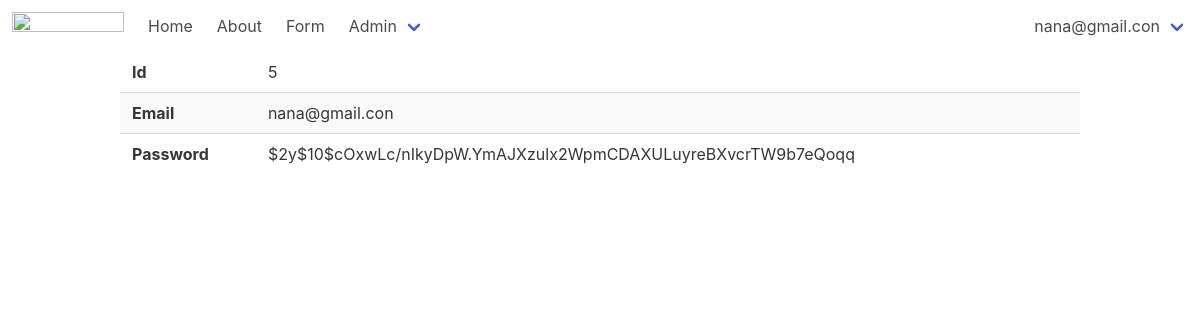
/admin/users/show?id=5 (signed in), run on the app's committed database.
### tables this page shows
CREATE TABLE users
(
    id       integer
        constraint users_pk
            primary key autoincrement,
    email    text not null
        constraint users_pk2
            unique,
    password text not null
);

### helpers.php (called while the page is built, shortened)
<?php
function view($viewName, $variables=[]){
    extract($variables);
    include __DIR__ . "/views/$viewName.php";
}
function auth(){
    return User::auth();
}

### src/DB.php (called while the page is built, shortened)
<?php
class DB
{
    private $conn;
    public function __construct()
    {
        try {
            $this->conn = new PDO("sqlite:db.sqlite");
            $this->conn->setAttribute(PDO::ATTR_ERRMODE, PDO::ERRMODE_EXCEPTION);
        } catch (PDOException $e) {
            echo "Connection failed: " . $e->getMessage();
        }
    }
    public function find(string $tabel, string $class, $id)
    {
        $stmt = $this->conn->prepare("SELECT * FROM $tabel WHERE id=$id");
        $stmt->execute();
        $stmt->setFetchMode(PDO::FETCH_CLASS, $class);
        return $stmt->fetch();
    }
}

### src/Models/Model.php (called while the page is built, shortened)
<?php
class Model
{
    static $table;
    public static function find($id)
    {
        $db = new DB();
        return $db->find(static::$table, static::class, $id);
    }
};

### src/Models/User.php (called while the page is built, shortened)
<?php
class User extends Model {
    public static function auth(){
        if(isset($_SESSION['user'])){
            return User::find($_SESSION['user']);
        }
        return false;
    }
}

### views/users/show.php (the view)
<?php include __DIR__ . '/../partials/header.php' ?>
<div class="container">
   <table class="table is-striped is-fullwidth">
        <tbody>
            <tr>
                <th>Id</th>
                <td><?=$user->id?></td>
            </tr>
            <tr>
                <th>Email</th>
                <td><?=$user->email?></td>
            </tr>
            <tr>
                <th>Password</th>
                <td><?=$user->password?></td>
            </tr>
        </tbody>
   </table>
</div>
<?php include __DIR__ . '/../partials/footer.php' ?>

### views/partials/nav.php (shortened to what this page needs)
<nav class="navbar" role="navigation" aria-label="main navigation">
  <div class="navbar-brand">
    <a class="navbar-item" href="/">
      <img src="https://bulma.io/images/bulma-logo.png" width="112" height="28">
    </a>
  </div>
  <div id="navbarBasicExample" class="navbar-menu">
    <div class="navbar-start">
      <a href="/" class="navbar-item">
        Home
      </a>
      <a href="/about" class="navbar-item">
        About
      </a>
      <a href="/form" class="navbar-item">
        Form
      </a>
      <div class="navbar-item has-dropdown is-hoverable">
        <a class="navbar-link">
          Admin
        </a>
      </div>
    </div>
    <div class="navbar-end">
      <?php if(auth()): ?>
        <div class="navbar-item has-dropdown is-hoverable">
        <a class="navbar-link">
          <?= auth()->email ?>
        </a>
      </div>
    <?php endif ?>
  </div>
</nav>

### data on the page
users: email "nana@gmail.con", id "5", password "$2y$10$cOxwLc/nIkyDpW.YmAJXzulx2WpmCDAXULuyreBXvcrTW9b7eQoqq"
